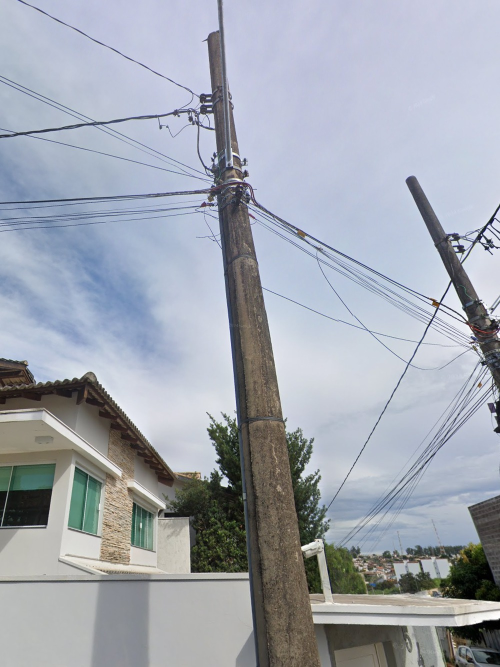
#> input picture POSTES UTILIZADOS/DUPLICADOS/COD ID_219298164 (linha 691).jpg, 1000 x 1333 px (shown at 1/2 size)
$ python -i run_from_planilha.py   (imports and definitions only)
#> lines starting #> are read from the running program, lines starting #| are printed output that depends on the picture; after the words box and inside, x2 and y2 are one past the last pixel; in counts of white or black regions, pixels touching at a corner belong together
# -*- coding: utf-8 -*-
"""Le Pole/FILA DE TRABALHO/links_pendentes.xlsx (coluna 'link', coluna 'Processado?' com
'X' nas ja feitas), processa so as linhas sem X, escreve de volta cod_id /
endereco / Processado=X / precisa_confirmar / motivo em cada linha processada,
e salva a planilha.

Convencao de nomes de arquivo (definida pelo usuario 23/ago): o nome do
arquivo em si NUNCA carrega comentario/motivo -- so `COD ID_<cod_id>.jpg` ou
`COD ID_<cod_id>!!.jpg` quando precisa confirmar. Todo comentario vai pra um
relatorio a parte:
  - `RELATORIOS/confirmar_manual.xlsx` -- flagueados que NAO sao duplicata
    (distancia/rumo nao bateram com confianca), com link + motivo.
  - `RELATORIOS/duplicados_para_validar.xlsx` -- toda vez que dois links
    diferentes resolvem pro MESMO cod_id, nenhum dos dois fica na fila normal:
    ambos (o antigo, movido, e o novo) vao pra pasta `POSTES UTILIZADOS/DUPLICADOS/`,
    nomeados por linha da planilha (`COD ID_<cod_id> (linha N).jpg`), e essa
    planilha lista os links de cada um lado a lado pra decidir qual e o certo.
"""
import re
import os
import sys
import csv
import difflib
import glob
import math
import shutil
import time
import json

import numpy as np
import cv2
import openpyxl
from openpyxl.styles import Font
from PIL import Image
from playwright.sync_api import sync_playwright

from pano import get_pano_meta, normalize_street_name, yaw_from_bearing
from link_cleanup import remove_watermark_v3

ROOT = os.path.dirname(os.path.dirname(os.path.abspath(__file__)))
PLANILHA = os.path.join(ROOT, "FILA DE TRABALHO", "links_pendentes.xlsx")
POSTES_CSV = os.path.join(ROOT, "BASE DE DADOS", "lista_postes.csv")
ESQ_CSV = os.path.join(ROOT, "BASE DE DADOS", "esquina_index.csv")
DUPLICADOS_DIR = os.path.join(ROOT, "POSTES UTILIZADOS", "DUPLICADOS")
DUPLICADOS_XLSX = os.path.join(ROOT, "RELATORIOS", "duplicados_para_validar.xlsx")
CONFIRMAR_XLSX = os.path.join(ROOT, "RELATORIOS", "confirmar_manual.xlsx")
PROCESSADOS_XLSX = os.path.join(ROOT, "RELATORIOS", "links_postes_processados.xlsx")

VIEWPORT = {"width": 2547, "height": 1532}
TOP_MARGIN, BOTTOM_MARGIN = 175, 145
LEFT_UI_EXCLUDE = 350
RIGHT_UI_EXCLUDE = 2547 - 120
OUT_W, OUT_H = 1000, 1333

RE_MAIN = re.compile(r"@(-?\d+\.\d+),(-?\d+\.\d+),\d+a,([\d.]+)y,([\d.]+)h,([\d.]+)t")
# o "3a" logo apos lat/lon e' so um marcador fixo do Google (modo Street
# View), nao carrega nenhum dado geografico -- aceitar \d+a em vez de so
# "3a" (achado 26/ago: 210 linhas vieram com esse numero virando 959a/960a
# etc., cara de arrasto de preenchimento automatico do Excel incrementando
# um numero dentro do texto sem querer; o resto do link -- lat/lon/y/h/t/
# panoid -- continua intacto e confiavel, so esse marcador que mudou)
RE_PANOID = re.compile(r"!1s([A-Za-z0-9_-]{20,30})!2e\d+")
RE_COORDS_ONLY = re.compile(r"@(-?\d+\.\d+),(-?\d+\.\d+)")
RE_VIEWPOINT = re.compile(r"viewpoint=(-?\d+\.\d+),(-?\d+\.\d+)")


# [67 lines left out: functions extrai_coords_fallback, link_candidates, cell_url, parse_link, hav, bearing_deg, not called in this run]


def ang_diff(a, b):
    d = abs(a - b) % 360
    return min(d, 360 - d)


NO_STREET = {"", "ARAXA", "ARAXA STATE OF MINAS GERAIS", "MINAS GERAIS"}


# [67 lines left out: functions street_word_similarity, load_poles, load_poste_numero_map, load_base_links, load_esquina, not called in this run]


# cada categoria tem uma fila de revisao E uma pasta ja aprovada ("- OK"),
# pra nao misturar pendente com confirmado -- ver pipeline/routing.py
_CATEGORY_SUBDIRS = (
    "ESQUINA - REVISAO", "ESQUINA - OK",
    "POSTE UTILIZADO - REVISAO", "POSTE UTILIZADO - OK",
    "POSTE CASA - REVISAO", "POSTE CASA - OK",
    "BAIXA CONFIANCA - REVISAO", "BAIXA CONFIANCA - OK",
)


# [203 lines left out: functions already_processed_ids, find_existing_files, load_processados, append_xlsx_rows, linkify_row, dest_dir_for and 2 more, not called in this run]


def find_pole_x(arr):
    gray = cv2.cvtColor(arr, cv2.COLOR_RGB2GRAY)
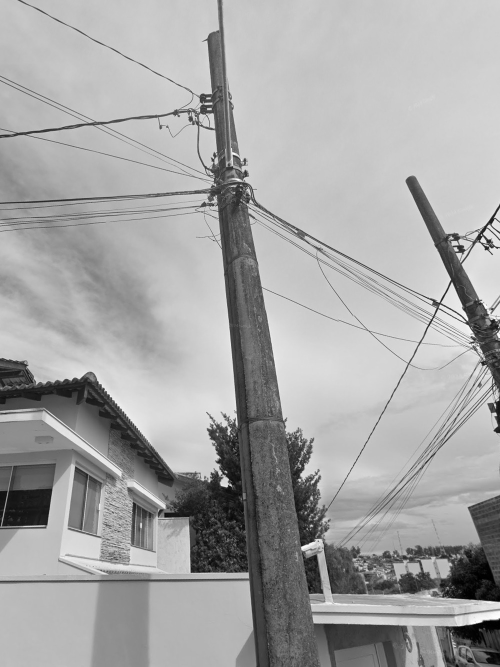
#> gray: shape (1333, 1000) (shown at 1/2 size); min 0, max 255, mean 164.9
    edges = cv2.Canny(gray, 50, 150)
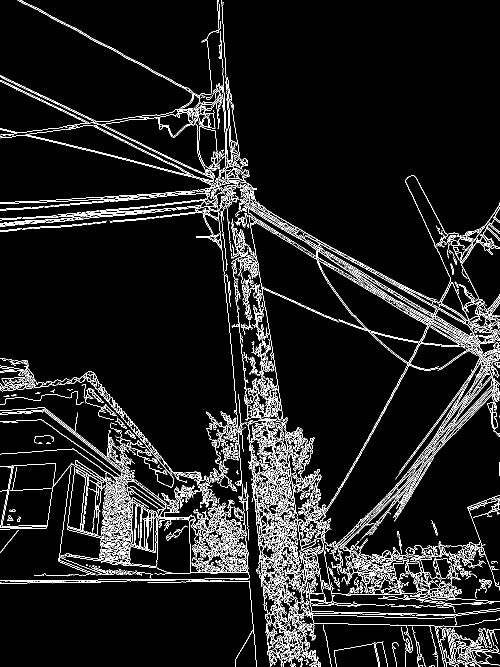
#> edges: shape (1333, 1000) (shown at 1/2 size); 7.5% white in thin lines or dots
    edges[:, :LEFT_UI_EXCLUDE] = 0
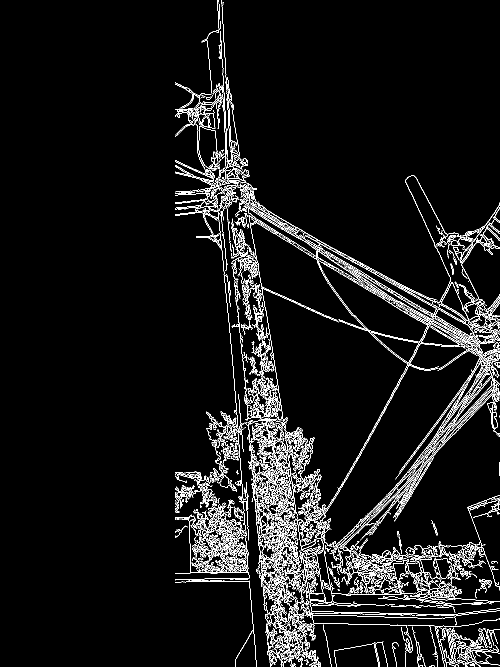
#> edges: shape (1333, 1000) (shown at 1/2 size); 5.6% white in thin lines or dots, all inside (x1, y1, x2, y2) = (350, 0, 1000, 1333)
    edges[:, RIGHT_UI_EXCLUDE:] = 0
    h, w = edges.shape
#> h = 1333; w = 1000
    lines = cv2.HoughLinesP(edges, 1, np.pi / 180, threshold=80, minLineLength=int(h * 0.25), maxLineGap=15)
#> lines = 27 rows, first 6: [450, 128, 506, 482], [515, 793, 570, 1323], [507, 610, 565, 1018], [504, 705, 562, 1258], [481, 673, 521, 1122], [520, 809, 574, 1320]
    if lines is None:
        return None
    # opencv-python 5.x mudou o retorno do HoughLinesP de (N,1,4) pra (N,4)
    # (achado 24/ago, rodando contra opencv 5.0.0 -- lines[:, 0, :] quebrava
    # com "too many indices" assim que uma linha era encontrada); reshape
    # normaliza os dois formatos sem custo (no-op no formato antigo).
    lines = lines.reshape(-1, 4)
    cx = (LEFT_UI_EXCLUDE + RIGHT_UI_EXCLUDE) / 2
    best_score, best_mid = 0.0, None
    for (x1, y1, x2, y2) in lines:
        dx, dy = x2 - x1, y2 - y1
        length = math.hypot(dx, dy)
        if length < 1:
            continue
        angle = abs(math.degrees(math.atan2(dx, dy)))
        if angle > 6:
            continue
        mid_x = (x1 + x2) / 2
        centrality = max(0.0, 1 - abs(mid_x - cx) / (w * 0.4))
        lowness = max(0.0, 1 - (min(y1, y2) / (h * 0.75)))
        score = length * (0.3 + 0.7 * centrality) * (0.4 + 0.6 * lowness)
        if score > best_score:
            best_score, best_mid = score, mid_x
#> this loop made 27 passes
#> (x1, y1, x2, y2, dx, dy, length, angle) on passes 2, 4: (515, 793, 570, 1323, 55, 530, 532.8, 5.92), (504, 705, 562, 1258, 58, 553, 556, 5.99)
#> (x1, y1, x2, y2, dx, dy, length, angle) on passes 1, 3, 6, 7, 8, 9: (450, 128, 506, 482, 56, 354, 358.4, 8.99), (507, 610, 565, 1018, 58, 408, 412.1, 8.09), (520, 809, 574, 1320, 54, 511, 513.8, 6.03), (528, 812, 601, 1332, 73, 520, 525.1, 7.99), (518, 692, 605, 1317, 87, 625, 631, 7.92), (504, 684, 571, 1318, 67, 634, 637.5, 6.03)
#> after the loop, best_mid = 533; best_score = 96.23
    return best_mid


# [249 lines left out: function main, not called in this run]


# [2 lines not run here, left out]

>>> import cv2
>>> picture = cv2.cvtColor(cv2.imread('../POSTES UTILIZADOS/DUPLICADOS/COD ID_219298164 (linha 691).jpg'), cv2.COLOR_BGR2RGB)
>>> result = find_pole_x(picture)
#> result = 533

$ run again, on POSTES UTILIZADOS/DUPLICADOS/COD ID_219991759 (linha lote anterior).jpg
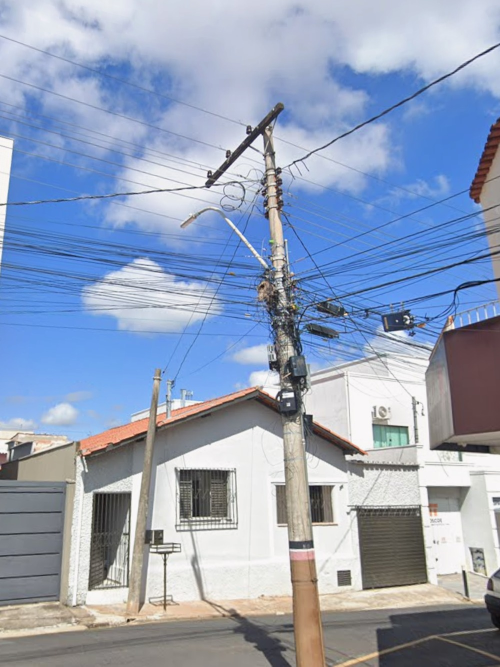
#> input picture POSTES UTILIZADOS/DUPLICADOS/COD ID_219991759 (linha lote anterior).jpg, 1000 x 1333 px (shown at 1/2 size)
#> in find_pole_x, `gray = cv2.cvtColor(arr, cv2.COLOR_RGB2GRAY)`:
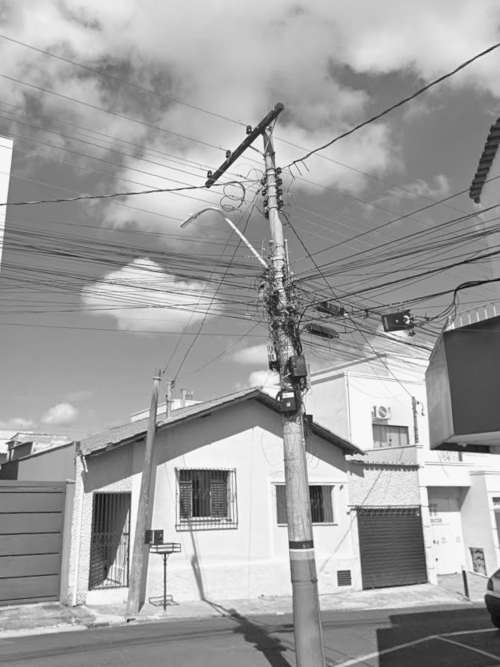
#> gray: shape (1333, 1000) (shown at 1/2 size); min 8, max 254, mean 159.4
#> in find_pole_x, `edges[:, :LEFT_UI_EXCLUDE] = 0`:
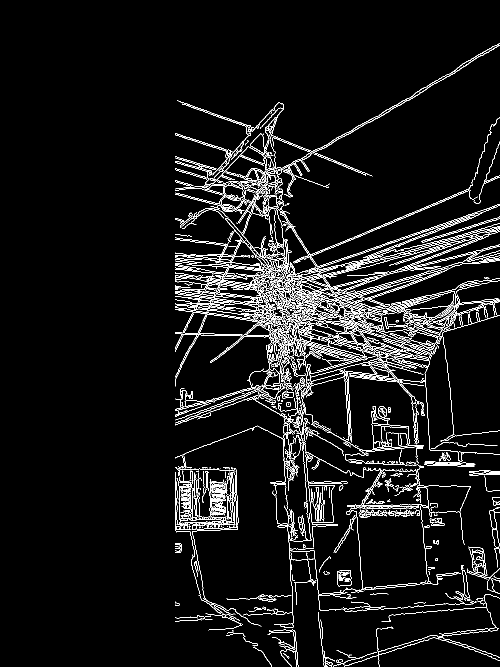
#> edges: shape (1333, 1000) (shown at 1/2 size); 5.4% white in thin lines or dots, all inside (x1, y1, x2, y2) = (350, 86, 1000, 1333)
#> lines = [[504, 578, 999, 408], [603, 810, 635, 1179], [510, 579, 962, 424], [661, 602, 998, 506], [640, 582, 998, 493], [572, 478, 578, 867], [573, 600, 612, 963], [628, 608, 994, 503], [350, 577, 771, 629], [508, 336, 717, 670], [409, 562, 779, 627], [646, 530, 989, 412]]
#> the loop in find_pole_x, `for (x1, y1, x2, y2) in lines:` made 12 passes
#> (x1, y1, x2, y2, dx, dy, length, angle) on passes 2, 6: (603, 810, 635, 1179, 32, 369, 370.4, 4.96), (572, 478, 578, 867, 6, 389, 389, 0.884)
#> after the loop in find_pole_x, `for (x1, y1, x2, y2) in lines:`: best_mid = 575; best_score = 83.23
#> result = 575

$ run again, on POSTES UTILIZADOS/DUPLICADOS/COD ID_219992424 (linha 846).jpg
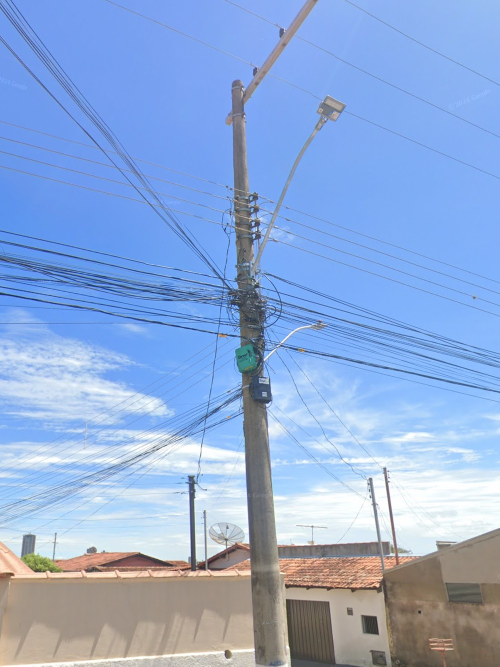
#> input picture POSTES UTILIZADOS/DUPLICADOS/COD ID_219992424 (linha 846).jpg, 1000 x 1333 px (shown at 1/2 size)
#> in find_pole_x, `gray = cv2.cvtColor(arr, cv2.COLOR_RGB2GRAY)`:
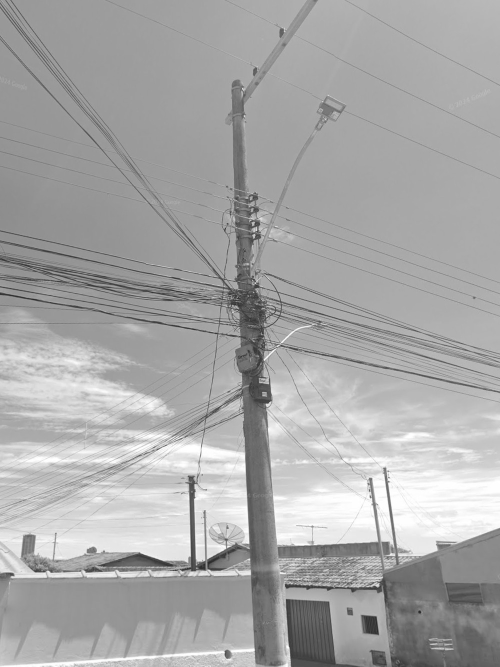
#> gray: shape (1333, 1000) (shown at 1/2 size); min 32, max 255, mean 167.9
#> in find_pole_x, `edges[:, :LEFT_UI_EXCLUDE] = 0`:
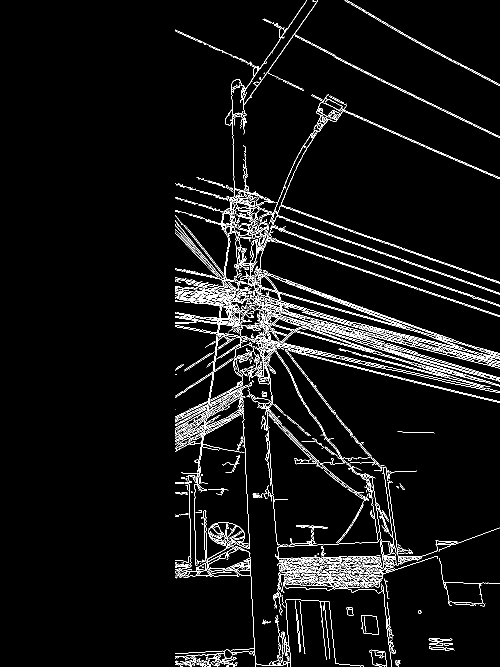
#> edges: shape (1333, 1000) (shown at 1/2 size); 4.5% white in thin lines or dots, all inside (x1, y1, x2, y2) = (350, 0, 1000, 1333)
#> lines = 20 rows, first 6: [653, 650, 999, 736], [604, 649, 999, 770], [471, 553, 498, 1070], [385, 656, 784, 740], [592, 645, 999, 762], [571, 635, 998, 757]
#> the loop in find_pole_x, `for (x1, y1, x2, y2) in lines:` made 20 passes
#> (x1, y1, x2, y2, dx, dy, length, angle) on pass 3: (471, 553, 498, 1070, 27, 517, 517.7, 2.99)
#> after the loop in find_pole_x, `for (x1, y1, x2, y2) in lines:`: best_mid = 484.5; best_score = 103.8
#> result = 484.5

$ run again, on POSTES UTILIZADOS/DUPLICADOS/COD ID_221094758 (linha 3162).jpg
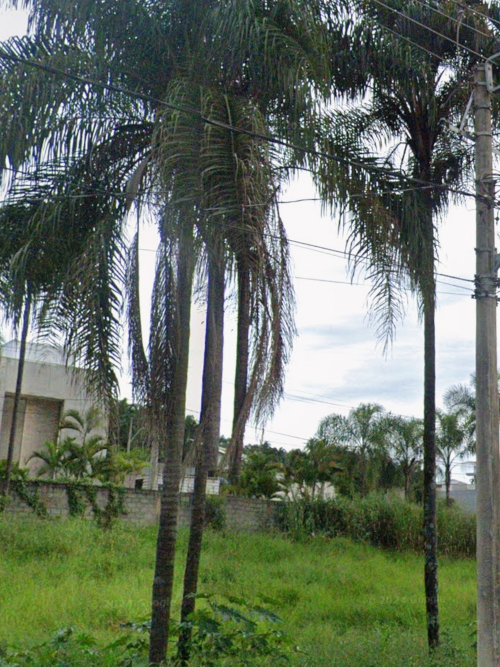
#> input picture POSTES UTILIZADOS/DUPLICADOS/COD ID_221094758 (linha 3162).jpg, 1000 x 1333 px (shown at 1/2 size)
#> in find_pole_x, `edges = cv2.Canny(gray, 50, 150)`:
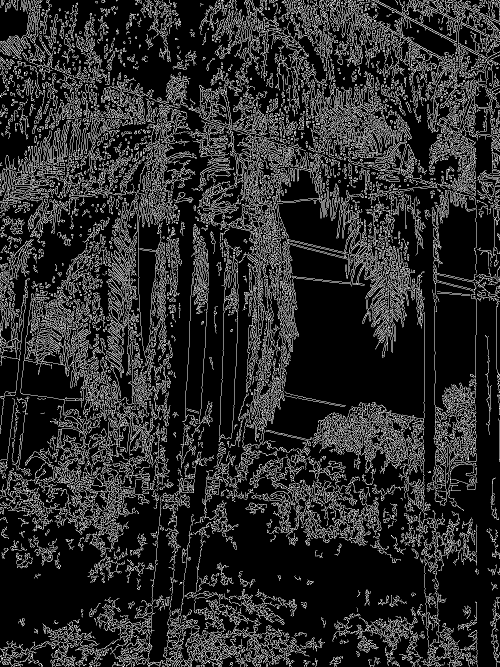
#> edges: shape (1333, 1000) (shown at 1/2 size); 16.7% white in thin lines or dots
#> in find_pole_x, `edges[:, :LEFT_UI_EXCLUDE] = 0`:
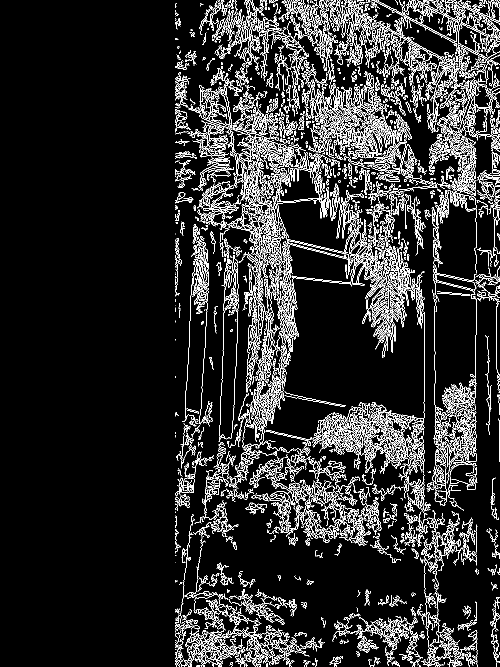
#> edges: shape (1333, 1000) (shown at 1/2 size); 10.4% white in thin lines or dots, all inside (x1, y1, x2, y2) = (350, 0, 1000, 1333)
#> lines = [[515, 916, 582, 533], [746, 258, 769, 705], [518, 698, 527, 229], [752, 287, 789, 636], [638, 229, 723, 570], [709, 187, 786, 673], [430, 152, 463, 628]]
#> the loop in find_pole_x, `for (x1, y1, x2, y2) in lines:` made 7 passes
#> (x1, y1, x2, y2, dx, dy, length, angle) on passes 2, 7: (746, 258, 769, 705, 23, 447, 447.6, 2.95), (430, 152, 463, 628, 33, 476, 477.1, 3.97)
#> after the loop in find_pole_x, `for (x1, y1, x2, y2) in lines:`: best_mid = 446.5; best_score = 130.1
#> result = 446.5
